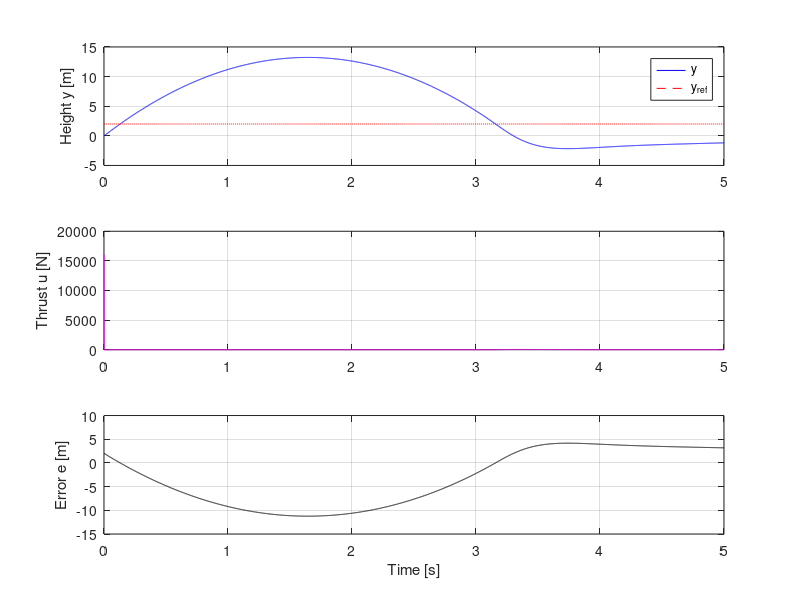

The MATLAB source for this figure: (Note: this script raises an error after producing the figure.)
% vertical_pid_sim.m
% 1-DOF mass under gravity, PID height control
clear; clc;
%% 1. Parameters ----------------------------------------------------------
m      = 1.0;          % mass [kg]
g      = 9.81;         % gravity [m/s^2]
Kp     = 30;           % PID gains
Ki     = 5;
Kd     = 8;
Ts     = 0.001;        % sampling time [s]
T_end  = 5.0;          % simulation duration [s]
y_ref  = 2.0;          % target height [m]
y0     = 0.0;          % initial height [m]
v0     = 0.0;          % initial velocity [m/s]
%% 2. Pre-allocation ------------------------------------------------------
t  = 0:Ts:T_end;
N  = numel(t);
y  = zeros(1,N);  y(1) = y0;
v  = zeros(1,N);  v(1) = v0;
u  = zeros(1,N);
e  = zeros(1,N);
int_e = 0;              % integral term
prev_e = 0;             % for derivative
%% 3. Main loop -----------------------------------------------------------
for k = 1:N-1
   % Error
   e(k) = y_ref - y(k);
   % Integral & derivative
   int_e   = int_e + e(k)*Ts;
   der_e   = (e(k) - prev_e)/Ts;
   prev_e  = e(k);
   % PID control law
   u_unsat = Kp*e(k) + Ki*int_e + Kd*der_e;
   % Force saturation (thrust can only push upward)
   u(k) = max(u_unsat,0);
   % System dynamics (Euler integration)
   a = (u(k) / m) - g;       % acceleration
   v(k+1) = v(k) + a*Ts;     % velocity update
   y(k+1) = y(k) + v(k)*Ts;  % position update
end
e(N) = y_ref - y(N);   % last error value
%% 4. Plotting ------------------------------------------------------------
figure;
subplot(3,1,1);
plot(t,y,'b', t, y_ref*ones(size(t)),'--r');
ylabel('Height y [m]');
legend('y','y_{ref}','Location','best'); grid on;
subplot(3,1,2);
plot(t,u,'m');
ylabel('Thrust u [N]'); grid on;
subplot(3,1,3);
plot(t,e,'k');
xlabel('Time [s]'); ylabel('Error e [m]'); grid on;
sgtitle('Vertical Position Control with PID');

%[appendix]{"version":"1.0"}
%---
%[metadata:view]
%   data: {"layout":"inline"}
%---
